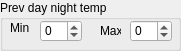
    <widget class="QGroupBox" name="dayGroupBox_11">
     <property name="geometry">
      <rect>
       <x>390</x>
       <y>40</y>
       <width>181</width>
       <height>51</height>
      </rect>
     </property>
     <property name="title">
      <string>Prev day night temp</string>
     </property>
     <widget class="QSpinBox" name="minPrevNighttempSpinbox">
      <property name="geometry">
       <rect>
        <x>40</x>
        <y>20</y>
        <width>42</width>
        <height>22</height>
       </rect>
      </property>
      <property name="minimum">
       <number>-200</number>
      </property>
      <property name="maximum">
       <number>200</number>
      </property>
     </widget>
     <widget class="QLabel" name="minLabel_11">
      <property name="geometry">
       <rect>
        <x>10</x>
        <y>20</y>
        <width>21</width>
        <height>16</height>
       </rect>
      </property>
      <property name="text">
       <string>Min</string>
      </property>
     </widget>
     <widget class="QLabel" name="maxLabel_11">
      <property name="geometry">
       <rect>
        <x>100</x>
        <y>20</y>
        <width>21</width>
        <height>21</height>
       </rect>
      </property>
      <property name="text">
       <string>Max</string>
      </property>
     </widget>
     <widget class="QSpinBox" name="maxPrevNighttempSpinbox">
      <property name="geometry">
       <rect>
        <x>130</x>
        <y>20</y>
        <width>42</width>
        <height>22</height>
       </rect>
      </property>
      <property name="minimum">
       <number>-200</number>
      </property>
      <property name="maximum">
       <number>200</number>
      </property>
     </widget>
    </widget>
